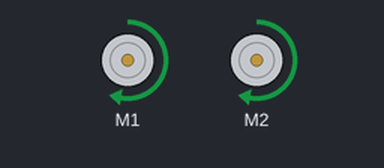
This sketch was run on a simulated Arduino Uno, built with avr-gcc and run on an emulated ATmega328P. Shown: 2 × DC motor (green arrow = forward, orange = backward, longer = faster).

Above: at 0.1 s.
At 2.1 s:
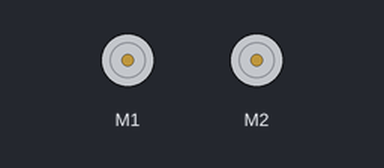
Timing chart, 0 to 3.6 s (numbered marks = the images above):
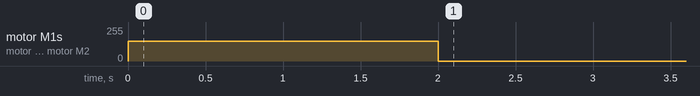

Measured:
- by itself, motor M1, motor M2: stopped → forward 149/255 at 0.00 s, → stopped 2.0 s later

The sketch:

MotorTest.ino
```cpp
/***********************************************************************
 * Exp2_DriveForward -- RedBot Experiment 2
 *
 * Drive forward and stop.
 *
 * Hardware setup:
 * The Power switch must be on, the motors must be connected, and the board must be receiving power
 * from the battery. The motor switch must also be switched to RUN.
 *
 * 23 Sept 2013 N. Seidle/M. Hord
 * 04 Oct 2014 B. Huang
 ***********************************************************************/

#include <RedBot.h>  // This line "includes" the RedBot library into your sketch.
// Provides special objects, methods, and functions for the RedBot.

RedBotMotors motors; // Instantiate the motor control object. This only needs
// to be done once.

void setup()
{
  motors.drive(150);   // Turn on Left and right motors at full speed forward.
  delay(2000);         // Waits for 2 seconds
  motors.stop();       // Stops both motors
}

void loop()
{
  // Nothing here. We'll get to this in the next experiment.
}
```
